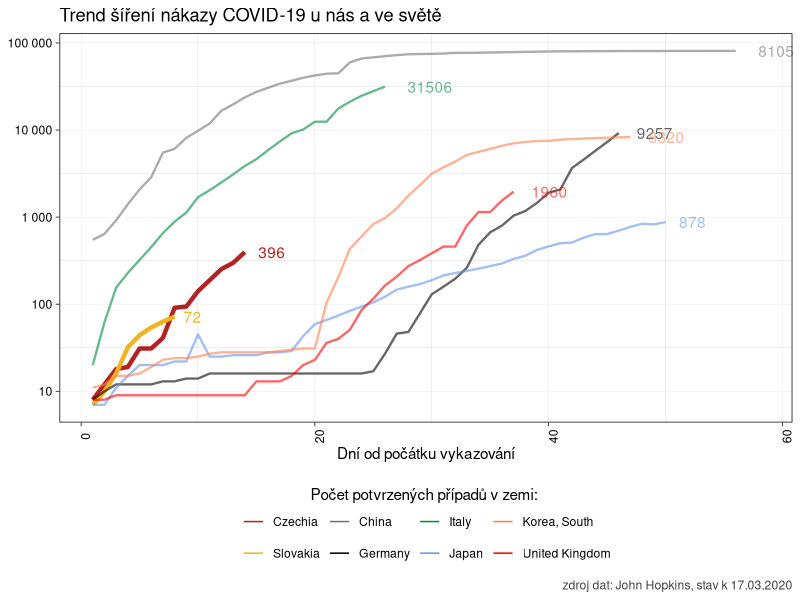
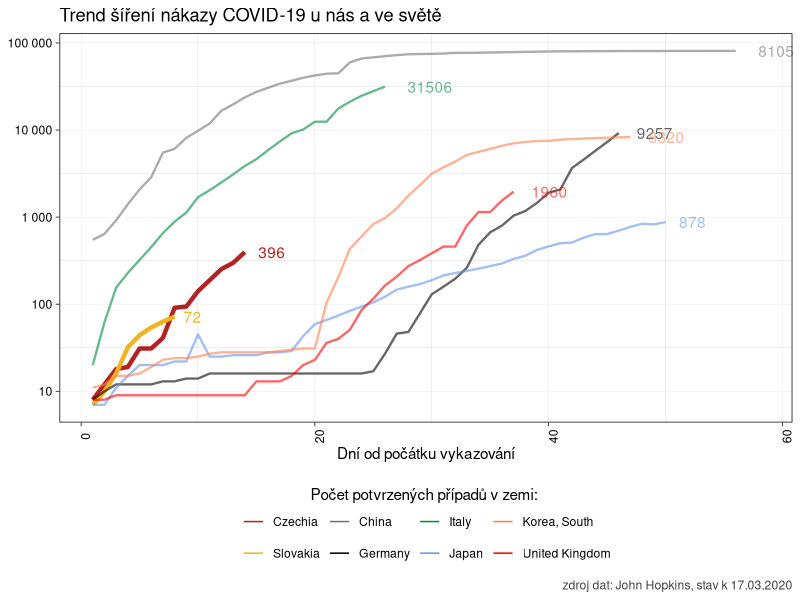

Write the R code that produced these figures, in order.
# pro srovnání...

library(tidyverse)

clean_data <- read_csv2("./data/raw_data.csv") %>% 
  filter(zeme %in% c("China", "Italy", "Japan", "Korea, South", "Czechia", "United Kingdom", "Slovakia", "Germany") & pocet > 0) %>% 
  mutate(zeme = fct_relevel(as.factor(zeme), c("Czechia", "Slovakia"))) %>% 
  group_by(zeme, datum) %>% 
  summarise(pocet = sum(pocet)) %>% 
  filter(pocet > 5) %>%  # před pěti nemocnými je to hodně volatilní...
  group_by(zeme) %>% 
  arrange(datum) %>% 
  mutate(den = row_number())
  

ggplot(data = clean_data, aes(x = den, y = pocet, color = zeme, alpha = zeme)) +
  geom_line(aes(size = zeme)) +
  geom_text(data = slice(clean_data, which.max(den)), 
            aes(x = den, y = pocet, label = pocet),
            hjust = -.5, show.legend = F) +
  labs(title = "Trend šíření nákazy COVID-19 u nás a ve světě",
       color = "Počet potvrzených případů v zemi: ",
       x = "Dní od počátku vykazování",
       y = "Počet nakažených (log scale)",
       caption = paste("zdroj dat: John Hopkins, stav k", max(clean_data$datum) %>% 
                         format(format = "%d.%m.%Y"))) +
  scale_x_continuous(limits = c(1, max(clean_data$den)+2)) +
  scale_y_log10(labels = scales::number_format()) +
  scale_color_manual(values = c("Czechia" = "firebrick",
                                "Slovakia" = "goldenrod2",
                                "China" = "gray45",
                                "Italy" = "springgreen4",
                                "Japan" = "cornflowerblue",
                                "Korea, South" = "coral",
                                "United Kingdom" = "red",
                                "Germany" = "black"),
                     guide = guide_legend(title.position = "top",
                                          title.hjust = 0.5,
                                          override.aes = list(size = 2))) +
  scale_alpha_manual(values = c("Czechia" = 1,
                                "Slovakia" = 1,
                                "China" = .6,
                                "Italy" = .6,
                                "Japan" = .6,
                                "Korea, South" = .6,
                                "United Kingdom" = .6,
                                "Germany" = .6),
                     guide = guide_none()) + 
  scale_size_manual(values = c("Czechia" = 1.5,
                               "Slovakia" = 1.5,
                               "China" = .8,
                               "Italy" = .8,
                               "Japan" = .8,
                               "Korea, South" = .8,
                               "United Kingdom" = .8,
                               "Germany" = .8),
                     guide = guide_none()) + 
  theme_linedraw() +
  theme(axis.text.x = element_text(angle = 90),
        axis.title.y =element_blank(),
        panel.grid.major = element_line(color = "gray75"),
        plot.caption = element_text(color = "gray25"),
        legend.position="bottom")

ggsave("./img/cizina.png", dpi = 300, units = "cm", width = 25, height = 16)
